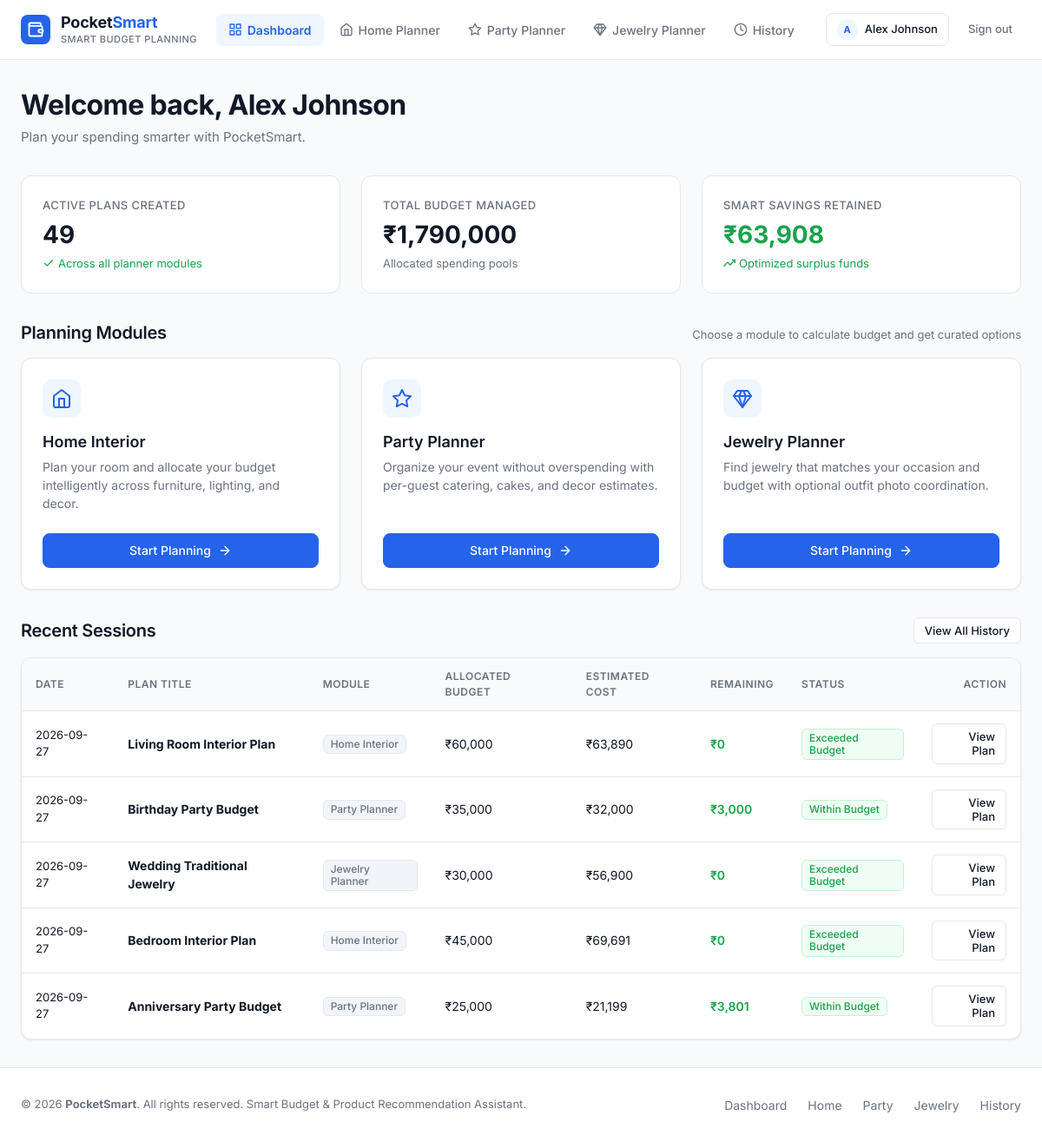
The app's page /dashboard (signed in) with its own data.
### tables this page shows
CREATE TABLE users (
            id INTEGER PRIMARY KEY AUTOINCREMENT,
            name TEXT NOT NULL,
            email TEXT UNIQUE NOT NULL,
            password_hash TEXT NOT NULL,
            created_at TIMESTAMP DEFAULT CURRENT_TIMESTAMP
        );

CREATE TABLE planning_history (
            id INTEGER PRIMARY KEY AUTOINCREMENT,
            user_id INTEGER NOT NULL,
            planner_type TEXT NOT NULL,
            title TEXT NOT NULL,
            budget REAL NOT NULL,
            estimated_cost REAL NOT NULL,
            remaining REAL NOT NULL,
            status TEXT NOT NULL DEFAULT 'Completed',
            inputs_json TEXT NOT NULL,
            recommendations_json TEXT NOT NULL,
            created_at TIMESTAMP DEFAULT CURRENT_TIMESTAMP,
            FOREIGN KEY (user_id) REFERENCES users (id)
        );

### main.py (the view)
@app.get("/dashboard", response_class=HTMLResponse)
async def dashboard_page(request: Request):
    user = get_current_user(request)
    if not user:
        return RedirectResponse(url="/login", status_code=status.HTTP_302_FOUND)
    conn = get_db_connection()
    total_plans = conn.execute("SELECT COUNT(*) FROM planning_history WHERE user_id = ?", (user["id"],)).fetchone()[0]
    total_budgeted = conn.execute("SELECT SUM(budget) FROM planning_history WHERE user_id = ?", (user["id"],)).fetchone()[0] or 0
    total_saved = conn.execute("SELECT SUM(remaining) FROM planning_history WHERE user_id = ?", (user["id"],)).fetchone()[0] or 0
    recent_history = conn.execute(
        "SELECT id, planner_type, title, budget, estimated_cost, remaining, status, created_at FROM planning_history WHERE user_id = ? ORDER BY created_at DESC LIMIT 5",
        (user["id"],)
    ).fetchall()
    conn.close()
    return render(request, "dashboard.html", {
        "user": user,
        "active_tab": "dashboard",
        "stats": {
            "total_plans": total_plans,
            "total_budgeted": total_budgeted,
            "total_saved": total_saved
        },
        "recent_history": [dict(r) for r in recent_history],
        "title": "Dashboard — PocketSmart"
    })

### templates/dashboard.html (shortened to what this page needs)
{% extends "base.html" %}
{% block content %}
<div class="dashboard-header">
  <h1 class="heading-1">Welcome back, {{ user.name }}</h1>
  <p class="body-text">Plan your spending smarter with PocketSmart.</p>
</div>
<section class="stats-grid" aria-label="Budget Overview Statistics">
  <div class="stat-card">
    <div class="stat-label">Active Plans Created</div>
    <div class="stat-value" id="statTotalPlans">{{ stats.total_plans }}</div>
    <div class="stat-meta">
      <svg width="14" height="14" viewBox="0 0 24 24" fill="none" stroke="currentColor" stroke-width="2.2"><polyline points="20 6 9 17 4 12"></polyline></svg>
      <span>Across all planner modules</span>
    </div>
  </div>
  <div class="stat-card">
    <div class="stat-label">Total Budget Managed</div>
    <div class="stat-value" id="statTotalBudgeted">₹{{ "{:,.0f}".format(stats.total_budgeted) }}</div>
    <div class="stat-meta" style="color: var(--text-secondary);">
      <span>Allocated spending pools</span>
    </div>
  </div>
  <div class="stat-card">
    <div class="stat-label">Smart Savings Retained</div>
    <div class="stat-value" style="color: var(--success);" id="statTotalSaved">₹{{ "{:,.0f}".format(stats.total_saved) }}</div>
    <div class="stat-meta">
      <svg width="14" height="14" viewBox="0 0 24 24" fill="none" stroke="currentColor" stroke-width="2.2"><polyline points="23 6 13.5 15.5 8.5 10.5 1 18"></polyline><polyline points="17 6 23 6 23 12"></polyline></svg>
      <span>Optimized surplus funds</span>
    </div>
  </div>
</section>
<section style="margin-bottom: var(--space-8);">
  <div style="display: flex; justify-content: space-between; align-items: baseline; margin-bottom: var(--space-4);">
    <h2 class="heading-2" style="font-size: 20px;">Planning Modules</h2>
    <span class="text-sm">Choose a module to calculate budget and get curated options</span>
  </div>
  <div class="planner-cards-grid">
    <div class="planner-card" id="cardHomePlanner">
      <div class="planner-card-icon">
        <svg width="24" height="24" viewBox="0 0 24 24" fill="none" stroke="currentColor" stroke-width="2" stroke-linecap="round" stroke-linejoin="round">
          <path d="m3 9 9-7 9 7v11a2 2 0 0 1-2 2H5a2 2 0 0 1-2-2z"></path>
          <polyline points="9 22 9 12 15 12 15 22"></polyline>
        </svg>
      </div>
      <h3 class="planner-card-title">Home Interior</h3>
      <p class="planner-card-desc">Plan your room and allocate your budget intelligently across furniture, lighting, and decor.</p>
      <div class="planner-card-action">
        <a href="/planner/home" class="btn btn-primary btn-block" id="btnStartHomePlan">
          Start Planning
          <svg width="16" height="16" viewBox="0 0 24 24" fill="none" stroke="currentColor" stroke-width="2" stroke-linecap="round" stroke-linejoin="round"><line x1="5" y1="12" x2="19" y2="12"></line><polyline points="12 5 19 12 12 19"></polyline></svg>
        </a>
      </div>
    </div>
    <div class="planner-card" id="cardPartyPlanner">
      <div class="planner-card-icon">
        <svg width="24" height="24" viewBox="0 0 24 24" fill="none" stroke="currentColor" stroke-width="2" stroke-linecap="round" stroke-linejoin="round">
          <polygon points="12 2 15.09 8.26 22 9.27 17 14.14 18.18 21.02 12 17.77 5.82 21.02 7 14.14 2 9.27 8.91 8.26 12 2"></polygon>
        </svg>
      </div>
      <h3 class="planner-card-title">Party Planner</h3>
      <p class="planner-card-desc">Organize your event without overspending with per-guest catering, cakes, and decor estimates.</p>
      <div class="planner-card-action">
        <a href="/planner/party" class="btn btn-primary btn-block" id="btnStartPartyPlan">
          Start Planning
          <svg width="16" height="16" viewBox="0 0 24 24" fill="none" stroke="currentColor" stroke-width="2" stroke-linecap="round" stroke-linejoin="round"><line x1="5" y1="12" x2="19" y2="12"></line><polyline points="12 5 19 12 12 19"></polyline></svg>
        </a>
      </div>
    </div>
    <div class="planner-card" id="cardJewelryPlanner">
      <div class="planner-card-icon">
        <svg width="24" height="24" viewBox="0 0 24 24" fill="none" stroke="currentColor" stroke-width="2" stroke-linecap="round" stroke-linejoin="round">
          <path d="M6 3h12l4 6-10 13L2 9Z"></path>
          <path d="M11 3 8 9l4 13 4-13-3-6"></path>
          <path d="M2 9h20"></path>
        </svg>
      </div>
      <h3 class="planner-card-title">Jewelry Planner</h3>
      <p class="planner-card-desc">Find jewelry that matches your occasion and budget with optional outfit photo coordination.</p>
      <div class="planner-card-action">
        <a href="/planner/jewelry" class="btn btn-primary btn-block" id="btnStartJewelryPlan">
          Start Planning
          <svg width="16" height="16" viewBox="0 0 24 24" fill="none" stroke="currentColor" stroke-width="2" stroke-linecap="round" stroke-linejoin="round"><line x1="5" y1="12" x2="19" y2="12"></line><polyline points="12 5 19 12 12 19"></polyline></svg>
        </a>
      </div>
    </div>
  </div>
</section>
<section>
  <div style="display: flex; justify-content: space-between; align-items: center; margin-bottom: var(--space-4);">
    <h2 class="heading-2" style="font-size: 20px;">Recent Sessions</h2>
    <a href="/history" class="btn btn-secondary btn-sm" id="btnViewAllHistory">View All History</a>
  </div>
  {% if recent_history %}
  <div class="history-table-wrapper">
    <table class="history-table">
      <thead>
        <tr>
          <th>Date</th>
          <th>Plan Title</th>
          <th>Module</th>
          <th>Allocated Budget</th>
          <th>Estimated Cost</th>
          <th>Remaining</th>
          <th>Status</th>
          <th style="text-align: right;">Action</th>
        </tr>
      </thead>
      <tbody>
        {% for item in recent_history %}
        <tr>
          <td class="text-sm text-secondary">{{ item.created_at[:10] }}</td>
          <td><strong>{{ item.title }}</strong></td>
          <td><span class="badge badge-neutral">{{ item.planner_type }}</span></td>
          <td>₹{{ "{:,.0f}".format(item.budget) }}</td>
          <td>₹{{ "{:,.0f}".format(item.estimated_cost) }}</td>
          <td style="color: var(--success); font-weight: 600;">₹{{ "{:,.0f}".format(item.remaining) }}</td>
          <td><span class="badge badge-success">{{ item.status }}</span></td>
          <td style="text-align: right;">
            <a href="/recommendations/{{ item.id }}" class="btn btn-secondary btn-sm">View Plan</a>
          </td>
        </tr>
        {% endfor %}
      </tbody>
    </table>
  </div>
  {% endif %}
</section>
{% endblock %}

### templates/base.html (shortened to what this page needs)
<!DOCTYPE html>
<html lang="en">
<head>
  <link rel="stylesheet" href="/static/css/styles.css">
</head>
<body>
  <header class="navbar">
    <div class="container navbar-inner">
      <a href="/dashboard" class="brand-wrapper" id="brandLogo">
        <div class="brand-logo-icon">
        </div>
        <div class="brand-text-col">
          <span class="brand-title">Pocket<span>Smart</span></span>
          <span class="brand-subtitle">Smart Budget Planning</span>
        </div>
      </a>
      {% if user %}
      <nav class="nav-links" aria-label="Main Navigation">
        <a href="/dashboard" class="nav-link {% if active_tab == 'dashboard' %}active{% endif %}" id="navDashboard">
          Dashboard
        </a>
        <a href="/planner/home" class="nav-link {% if active_tab == 'home_planner' %}active{% endif %}" id="navHomePlanner">
          <svg width="16" height="16" viewBox="0 0 24 24" fill="none" stroke="currentColor" stroke-width="2" stroke-linecap="round" stroke-linejoin="round"><path d="m3 9 9-7 9 7v11a2 2 0 0 1-2 2H5a2 2 0 0 1-2-2z"></path><polyline points="9 22 9 12 15 12 15 22"></polyline></svg>
          Home Planner
        </a>
        <a href="/planner/party" class="nav-link {% if active_tab == 'party_planner' %}active{% endif %}" id="navPartyPlanner">
          <svg width="16" height="16" viewBox="0 0 24 24" fill="none" stroke="currentColor" stroke-width="2" stroke-linecap="round" stroke-linejoin="round"><polygon points="12 2 15.09 8.26 22 9.27 17 14.14 18.18 21.02 12 17.77 5.82 21.02 7 14.14 2 9.27 8.91 8.26 12 2"></polygon></svg>
          Party Planner
        </a>
        <a href="/planner/jewelry" class="nav-link {% if active_tab == 'jewelry_planner' %}active{% endif %}" id="navJewelryPlanner">
          <svg width="16" height="16" viewBox="0 0 24 24" fill="none" stroke="currentColor" stroke-width="2" stroke-linecap="round" stroke-linejoin="round"><path d="M6 3h12l4 6-10 13L2 9Z"></path><path d="M11 3 8 9l4 13 4-13-3-6"></path><path d="M2 9h20"></path></svg>
          Jewelry Planner
        </a>
        <a href="/history" class="nav-link {% if active_tab == 'history' %}active{% endif %}" id="navHistory">
          <svg width="16" height="16" viewBox="0 0 24 24" fill="none" stroke="currentColor" stroke-width="2" stroke-linecap="round" stroke-linejoin="round"><circle cx="12" cy="12" r="10"></circle><polyline points="12 6 12 12 16 14"></polyline></svg>
          History
        </a>
      </nav>
      <div class="nav-user">
        <div class="user-badge" id="userProfileBadge">
          <div class="user-avatar-initials">{{ user.name[:1] }}</div>
          <span>{{ user.name }}</span>
        </div>
        <a href="/logout" class="logout-link" id="navLogout">Sign out</a>
      </div>
      {% else %}
      <div class="nav-user">
        <a href="/login" class="btn btn-secondary btn-sm" id="navSignIn">Sign In</a>
        <a href="/register" class="btn btn-primary btn-sm" id="navRegister">Create Account</a>
      </div>
      {% endif %}
    </div>
  </header>
  <main class="main-content">
    <div class="container">
      {% block content %}{% endblock %}
    </div>
  </main>
  <footer class="footer">
    <div class="container footer-inner">
      <div class="footer-col">
        <p class="text-sm">© 2026 <strong>PocketSmart</strong>. All rights reserved. Smart Budget & Product Recommendation Assistant.</p>
      </div>
      <ul class="footer-links">
        <li><a href="/dashboard">Dashboard</a></li>
        <li><a href="/planner/home">Home</a></li>
        <li><a href="/planner/party">Party</a></li>
        <li><a href="/planner/jewelry">Jewelry</a></li>
        <li><a href="/history">History</a></li>
      </ul>
    </div>
  </footer>
</body>
</html>

### records on screen
users: name "A", name "Alex Johnson"
planning_history: created_at "2026-09-27", title "Living Room Interior Plan", planner_type "Home Interior", budget "60,000", estimated_cost "63,890", remaining "0", status "Exceeded Budget"
planning_history: created_at "2026-09-27", title "Birthday Party Budget", planner_type "Party Planner", budget "35,000", estimated_cost "32,000", remaining "3,000", status "Within Budget"
planning_history: created_at "2026-09-27", title "Wedding Traditional Jewelry", planner_type "Jewelry Planner", budget "30,000", estimated_cost "56,900", remaining "0", status "Exceeded Budget"
planning_history: created_at "2026-09-27", title "Bedroom Interior Plan", planner_type "Home Interior", budget "45,000", estimated_cost "69,691", remaining "0", status "Exceeded Budget"
planning_history: created_at "2026-09-27", title "Anniversary Party Budget", planner_type "Party Planner", budget "25,000", estimated_cost "21,199", remaining "3,801", status "Within Budget"

### other values on screen
{{ stats.total_plans }} "49"
{{ "{:,.0f}".format(stats.total_budgeted) }} "1,790,000"
{{ "{:,.0f}".format(stats.total_saved) }} "63,908"
